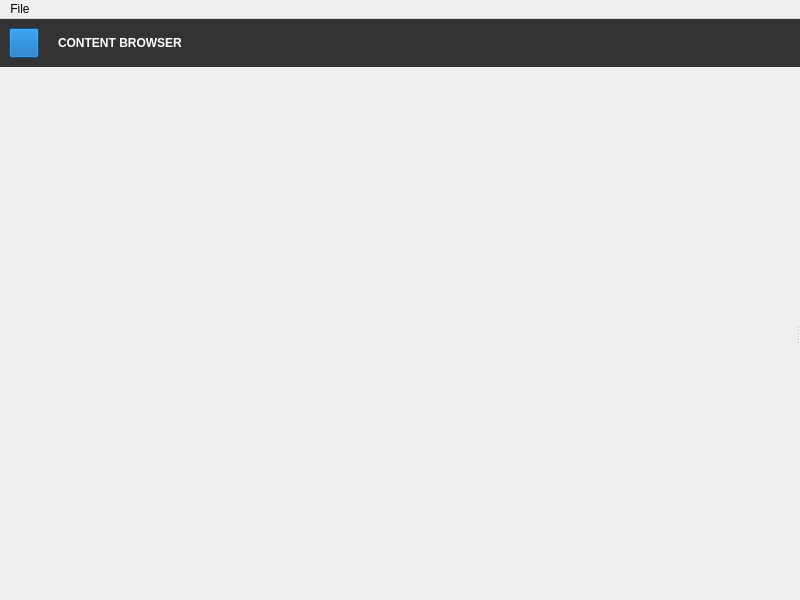
<?xml version="1.0" encoding="UTF-8"?>
<ui version="4.0">
 <class>MaterialBrowser</class>
 <widget class="QMainWindow" name="MaterialBrowser">
  <property name="geometry">
   <rect>
    <x>0</x>
    <y>0</y>
    <width>800</width>
    <height>600</height>
   </rect>
  </property>
  <property name="windowTitle">
   <string>Content Browser</string>
  </property>
  <property name="styleSheet">
   <string notr="true">QMainWindow {
	background: #1a1a1a;
	color: lightgrey;
}

QWidget {
	font-family: Roboto;
}

MediaControl {
	background: #b2b2b2;
}

MediaControl:hover {
	background: white;
}

MediaControl:checked {
	background: white;
}

QScrollArea {
	border: none;
}

QScrollArea::corner {
	background: #1a1a1a;
}

QScrollArea &gt; QWidget &gt; QWidget {
	background: #1a1a1a;
}

QScrollBar:vertical {
	background: #262626;
	border: none;
	width: 12px;
	margin-top: 12px;
	margin-bottom: 12px;
}

QScrollBar::handle:vertical {
	background: #4d4d4d;
	width: 12px;
	min-height: 20px;
}

QScrollBar::add-line:vertical {
	border: none;
	background: #262626;
	height: 12px;
	subcontrol-position: bottom;
	subcontrol-origin: margin;
}

QScrollBar::sub-line:vertical {
	border: none;
	background: #262626;
	height: 12px;
	subcontrol-position: top;
	subcontrol-origin: margin;
}

QScrollBar::up-arrow:vertical {
	image: url(:/arrows/up);
}

QScrollBar::down-arrow:vertical {
	image: url(:/arrows/down);
}

QScrollBar:horizontal {
	background: #262626;
	border: none;
	height: 12px;
	margin-left: 12px;
	margin-right: 12px;
}

QScrollBar::handle:horizontal {
	background: #4d4d4d;
	height: 12px;
	min-width: 20px;
}

QScrollBar::add-line:horizontal {
	border: none;
	background: #262626;
	width: 12px;
	subcontrol-position: right;
	subcontrol-origin: margin;
}

QScrollBar::sub-line:horizontal {
	border: none;
	background: #262626;
	width: 12px;
	subcontrol-position: left;
	subcontrol-origin: margin;
}

QScrollBar::left-arrow:horizontal {
	image: url(:/arrows/left);
}

QScrollBar::right-arrow:horizontal {
	image: url(:/arrows/right);
}

QScrollBar::handle:hover {
	background: #666666;
}

QLineEdit {
	background: #2d2d2d;
	border: 1px solid #2d2d2d;
	border-radius: 2px;
	color: gray;
	height: 28px;
	selection-background-color: #0066ff;
	padding-left: 10px;
}

QLineEdit[focus=&quot;true&quot;], QTextEdit[focus=&quot;true&quot;] {
	border-color: #205375;
	color: lightgray;
}
</string>
  </property>
  <widget class="QWidget" name="centralwidget">
   <property name="windowTitle">
    <string>Material Browser</string>
   </property>
   <layout class="QVBoxLayout" name="verticalLayout">
    <property name="spacing">
     <number>0</number>
    </property>
    <property name="leftMargin">
     <number>0</number>
    </property>
    <property name="topMargin">
     <number>0</number>
    </property>
    <property name="rightMargin">
     <number>0</number>
    </property>
    <property name="bottomMargin">
     <number>0</number>
    </property>
    <item>
     <widget class="QWidget" name="widget" native="true">
      <property name="minimumSize">
       <size>
        <width>0</width>
        <height>48</height>
       </size>
      </property>
      <property name="maximumSize">
       <size>
        <width>16777215</width>
        <height>48</height>
       </size>
      </property>
      <property name="styleSheet">
       <string notr="true">#widget {
	background: #333333;
}</string>
      </property>
      <layout class="QHBoxLayout" name="horizontalLayout">
       <item>
        <widget class="MediaControl" name="pushButton">
         <property name="enabled">
          <bool>false</bool>
         </property>
         <property name="sizePolicy">
          <sizepolicy hsizetype="Fixed" vsizetype="Fixed">
           <horstretch>0</horstretch>
           <verstretch>0</verstretch>
          </sizepolicy>
         </property>
         <property name="minimumSize">
          <size>
           <width>30</width>
           <height>30</height>
          </size>
         </property>
         <property name="maximumSize">
          <size>
           <width>30</width>
           <height>30</height>
          </size>
         </property>
         <property name="styleSheet">
          <string notr="true">background: #0063b1;</string>
         </property>
         <property name="icon">
          <iconset resource="icons.qrc">
           <normaloff>:/dialogs/material</normaloff>:/dialogs/material</iconset>
         </property>
         <property name="iconSize">
          <size>
           <width>26</width>
           <height>26</height>
          </size>
         </property>
        </widget>
       </item>
       <item>
        <widget class="QLabel" name="label">
         <property name="styleSheet">
          <string notr="true">color: white;
padding-left: 10px;
</string>
         </property>
         <property name="text">
          <string>&lt;html&gt;&lt;head/&gt;&lt;body&gt;&lt;p&gt;&lt;span style=&quot; font-weight:600;&quot;&gt;CONTENT BROWSER&lt;/span&gt;&lt;/p&gt;&lt;/body&gt;&lt;/html&gt;</string>
         </property>
         <property name="textFormat">
          <enum>Qt::AutoText</enum>
         </property>
        </widget>
       </item>
      </layout>
     </widget>
    </item>
    <item>
     <widget class="QSplitter" name="splitter">
      <property name="orientation">
       <enum>Qt::Horizontal</enum>
      </property>
      <widget class="QWidget" name="widget_3" native="true"/>
      <widget class="QStackedWidget" name="stackedWidget">
       <property name="styleSheet">
        <string notr="true">QListView {
	color: gray;
	border: none;
	background: transparent;
	outline: 0;
}

QListView::item {
	height: 32px;
	border: none;
	padding-left: 17px;
}

QListView::item:selected {
	color: white;
	background: #262626;
	border-radius: 2px;
}

QLineEdit {
	background: #262626;
	color: white;
	border: none;
	padding: 1px;
}
</string>
       </property>
      </widget>
     </widget>
    </item>
   </layout>
  </widget>
  <widget class="QMenuBar" name="menubar">
   <property name="geometry">
    <rect>
     <x>0</x>
     <y>0</y>
     <width>800</width>
     <height>21</height>
    </rect>
   </property>
   <widget class="QMenu" name="menuFile">
    <property name="title">
     <string>File</string>
    </property>
    <addaction name="actionNew_Material"/>
    <addaction name="separator"/>
    <addaction name="actionClose_Manager"/>
   </widget>
   <addaction name="menuFile"/>
  </widget>
  <action name="actionNew_Material">
   <property name="text">
    <string>New material</string>
   </property>
   <property name="toolTip">
    <string>New material</string>
   </property>
   <property name="shortcut">
    <string>Ctrl+N</string>
   </property>
  </action>
  <action name="actionClose_Manager">
   <property name="text">
    <string>Close manager</string>
   </property>
   <property name="toolTip">
    <string>Close manager</string>
   </property>
   <property name="shortcut">
    <string>Shift+W</string>
   </property>
  </action>
 </widget>
 <customwidgets>
  <customwidget>
   <class>MediaControl</class>
   <extends>QPushButton</extends>
   <header>mediacontrol.h</header>
  </customwidget>
 </customwidgets>
 <resources>
  <include location="icons.qrc"/>
 </resources>
 <connections/>
</ui>
